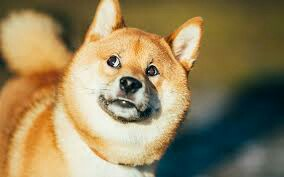
//> input picture opencv_twoImage/data/happyDog.jpg, 284 x 177 px
$ ./opencv_twoImage   (built with g++ and OpenCV 4)
//> lines starting //> are read from the running program, lines starting //| are printed output that depends on the picture
### opencv_twoImage/opencv_twoImage/stdafx.h
// stdafx.h : 자주 사용하지만 자주 변경되지는 않는
// 표준 시스템 포함 파일 또는 프로젝트 관련 포함 파일이
// 들어 있는 포함 파일입니다.
//

#pragma once

#include "targetver.h"

#include <stdio.h>
#include <tchar.h>


// TODO: 프로그램에 필요한 추가 헤더는 여기에서 참조합니다.

### opencv_twoImage/opencv_twoImage/opencv_twoImage.cpp
// opencv_twoImage.cpp : 콘솔 응용 프로그램에 대한 진입점을 정의합니다.
//

#include "stdafx.h"
#include <opencv2/core/core.hpp>
#include <opencv2/imgcodecs.hpp>
#include <opencv2/highgui/highgui.hpp>
#include <opencv2/imgproc/imgproc.hpp>


#include <iostream>
#include <string>

#include<cv.h>
#include<highgui.h>


using namespace cv;

using namespace std;

double alpha = 0.5;
double beta;
double input;

int main(int argc, char** argv)
{
	// Put your image file here
	string imageName("../data/happyDog.jpg");
	string otherImName("../data/happyCat.jpg");

	if (argc > 1) {
		imageName = argv[1];
	}

	Mat image;
	image = imread(imageName.c_str(), IMREAD_COLOR); // Read the file
//> image is the input picture: 177 rows x 284 cols, CV_8UC3; mean B, G, R 91.6, 129.6, 145.7
	Mat otherImage;
	otherImage = imread(otherImName.c_str(), IMREAD_COLOR);
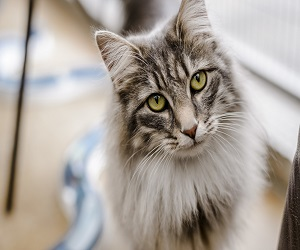
//> input picture opencv_twoImage/data/happyCat.jpg, 300 x 250 px
//> otherImage is the input picture: 250 rows x 300 cols, CV_8UC3; mean B, G, R 154, 161.7, 169.9

	Mat blend;

	// Resize the file
	cv::resize(image, blend, cv::Size(otherImage.cols, otherImage.rows), 0, 0, CV_INTER_NN);
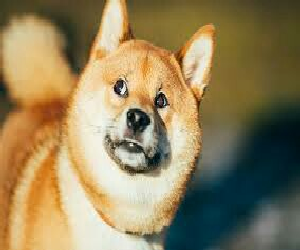
//> blend: 250 rows x 300 cols, CV_8UC3; mean B, G, R 91.5, 129.6, 145.7

	std::cout << "Enter the alpha value [0-1]: "; std::cin >> alpha;
//> the answer given: 0.5

	beta = 1.0 - alpha;

	// combine the pixels by given size
	for (int y = 0; y < blend.rows; y++) {
		for (int x = 0; x < blend.cols; x++) {
			for (int c = 0; c < 3; c++) {
				blend.at<Vec3b>(y, x)[c] = saturate_cast<uchar>(alpha * (blend.at<Vec3b>(y, x)[c])) +
					saturate_cast<uchar>(beta *(otherImage.at<Vec3b>(y, x)[c]));
			}
		}
	}
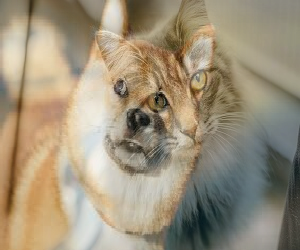
//> blend: 250 rows x 300 cols, CV_8UC3; mean B, G, R 122.7, 145.6, 157.8


	if (image.empty() || otherImage.empty()) {	// Check for invalid input
		cout << "Could not open or find the image" << std::endl;
		return -1;
	}

	namedWindow("Display window", 1); // Create a window for display

	imshow("Display window", blend);	// Show our image inside it

	waitKey(0); // Wait for a keystroke in the window
	return 0;
}
